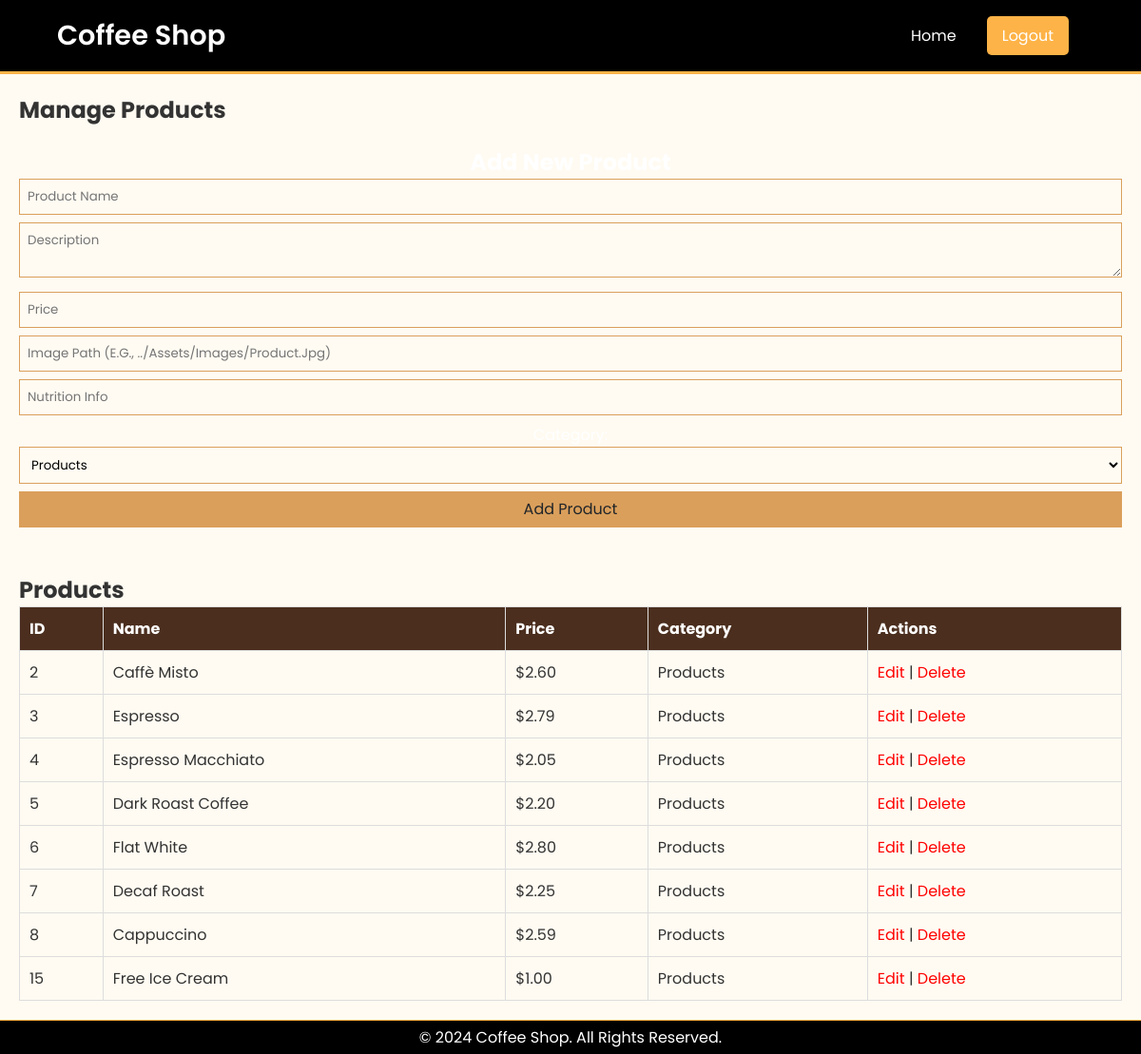
The page /Admin/manage_products.php (signed in) on the database its author committed.
### tables this page shows
CREATE TABLE `products` (
  `id` int(11) NOT NULL AUTO_INCREMENT,
  `name` varchar(255) NOT NULL,
  `description` text NOT NULL,
  `image` varchar(255) NOT NULL,
  `price` decimal(10,2) NOT NULL,
  `nutrition` varchar(255) NOT NULL,
  `category` enum('Menu','Products') NOT NULL DEFAULT 'Products',
  PRIMARY KEY (`id`)
);

### Admin/manage_products.php (the view, shortened to what this page needs)
<?php
require_once '../assets/db_connect.php';
$stmt = $pdo->query("SELECT * FROM products");
$products = $stmt->fetchAll();
$homeLink = 'admin.php';
$authLinkText = 'Logout';
$authLinkHref = '../Logout/index.php';
?>
<!DOCTYPE html>
<html lang="en">
<head>
    <link rel="stylesheet" href="../assets/css/styles.css" />
    <link rel="stylesheet" href="https://cdnjs.cloudflare.com/ajax/libs/font-awesome/6.0.0-beta3/css/all.min.css" />
</head>
<body>
    <header class="header">
        <div class="logo">Coffee Shop</div>
        <nav class="navbar">
            <a href="<?php echo $homeLink; ?>">Home</a>
            <a href="<?php echo $authLinkHref; ?>" class="btn"><?php echo $authLinkText; ?></a>
        </nav>
    </header>
    <section>
        <div class="manage-container">
            <h1>Manage Products</h1>
            <div class="form-container">
                <h2>Add New Product</h2>
                <form method="POST" class="form">
                    <div class="form-group">
                        <input type="text" name="name" class="input" placeholder="Product Name" required />
                    </div>
                    <div class="form-group">
                        <textarea name="description" class="input" placeholder="Description" required></textarea>
                    </div>
                    <div class="form-group">
                        <input type="number" name="price" class="input" placeholder="Price" step="0.01" required />
                    </div>
                    <div class="form-group">
                        <input type="text" name="image" class="input" placeholder="Image Path (e.g., ../assets/images/product.jpg)" required />
                    </div>
                    <div class="form-group">
                        <input type="text" name="nutrition" class="input" placeholder="Nutrition Info" required />
                    </div>
                    <div class="form-group">
                        <label for="category">Category:</label>
                        <select name="category" class="input" required>
                            <option value="Products">Products</option>
                        </select>
                    </div>
                    <div>
                        <button type="submit" name="add_product" class="btn-form">Add Product</button>
                    </div>
                </form>
            </div>
            <div class="products-list">
                <h2>Products</h2>
                <table>
                    <thead>
                        <tr>
                            <th>ID</th>
                            <th>Name</th>
                            <th>Price</th>
                            <th>Category</th>
                            <th>Actions</th>
                        </tr>
                    </thead>
                    <tbody>
                        <?php foreach ($products as $product): ?>
                            <tr>
                                <td><?php echo htmlspecialchars($product['id'] ?? ''); ?></td>
                                <td><?php echo htmlspecialchars($product['name'] ?? ''); ?></td>
                                <td>$<?php echo htmlspecialchars($product['price'] ?? '0'); ?></td>
                                <td><?php echo htmlspecialchars($product['category'] ?? ''); ?></td>
                                <td>
                                    <a href="edit_product.php?id=<?php echo $product['id']; ?>">Edit</a> |
                                    <a href="?delete=<?php echo $product['id']; ?>" onclick="return confirm('Are you sure you want to delete this product?')">Delete</a>
                                </td>
                            </tr>
                        <?php endforeach; ?>
                    </tbody>
                </table>
            </div>
        </div>
    </section>
    <footer class="footer">
        <p>© 2024 Coffee Shop. All rights reserved.</p>
    </footer>
</body>
</html>

### assets/css/styles.css (style rules this page uses)
* { font-family: "Poppins", sans-serif; margin: 0; box-sizing: border-box; outline: none; border: none; text-decoration: none; text-transform: capitalize; transition: all 0.2s linear; }
body { background-color: #fffbf2; color: #333; overflow-x: hidden; scroll-padding-top: 7rem; scroll-behavior: smooth; }
.header { display: flex; justify-content: space-between; align-items: center; background-color: #000000; color: #fff; padding: 1rem 5%; border-bottom: 3px solid #fdb347; }
.logo { font-size: 1.8rem; font-weight: 600; }
.navbar { display: flex; align-items: center; }
.navbar a { color: #fff; margin: 0 1rem; font-size: 1rem; text-decoration: none; }
.btn { background-color: #fdb347; color: #fff; padding: 0.5rem 1rem; cursor: pointer; font-size: 1rem; text-decoration: none; border-radius: 5px; }
section { box-sizing: border-box; min-height: fit-content; height: 83vh; }
.form-container { text-align: center; color: #fff; }
.form { margin-bottom: 3rem; }
.form-group { margin-bottom: 0.5rem; text-align: center; }
.input { border: #da9f5b 0.5px solid; background-color: transparent; padding: 0.5rem; color: #000000; width: 100%; }
.input option { color: #171717; }
.btn-form { cursor: pointer; padding-bottom: 1rem; padding-top: 1rem; width: 100%; border: 1px solid transparent; padding: 0.375rem 0.75rem; font-size: 1rem; line-height: 1.5; border-radius: 0; text-align: center; vertical-align: middle; color: #212529; background-color: #da9f5b; }
.footer { background-color: #000000; color: #fff; text-align: center; padding: 5px; border-top: 0.5px solid #fdb347; }

### Admin/manage_products.php (style rules this page uses)
.manage-container { max-width: 1200px; margin: 0 auto; padding: 20px; }
.form-container, .products-list { margin-top: 20px; }
.products-list table { width: 100%; border-collapse: collapse; }
.products-list th, .products-list td { padding: 10px; border: 1px solid #ddd; text-align: left; }
.products-list th { background-color: #4b2e1e; color: white; }
.products-list a { color: #ff0000; text-decoration: none; }

### rows shown on the page
products: id "2", name "Caffè Misto", price "2.60", category "Products"
products: id "3", name "Espresso", price "2.79", category "Products"
products: id "4", name "Espresso Macchiato", price "2.05", category "Products"
products: id "5", name "Dark Roast Coffee", price "2.20", category "Products"
products: id "6", name "Flat White", price "2.80", category "Products"
products: id "7", name "Decaf Roast", price "2.25", category "Products"
products: id "8", name "Cappuccino", price "2.59", category "Products"
products: id "15", name "Free Ice Cream", price "1.00", category "Products"

### other values the page prints
$authLinkText "Logout"
